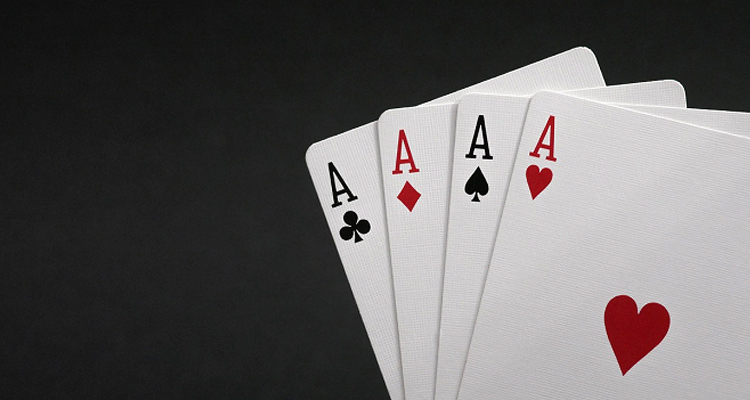
#> input picture Practica 1.3/119.jpg, 750 x 400 px
$ jupyter execute --allow-errors practica1-3.ipynb
#> lines starting #> are read from the running program, lines starting #| are printed output that depends on the picture; after the words box and inside, x2 and y2 are one past the last pixel; in counts of white or black regions, pixels touching at a corner belong together
[cell 1]
# importacion de las librerias
import numpy as np
import matplotlib.pyplot as plt
from PIL import Image
import cv2

# 1. Suavizar la imagen para eliminar el ruido

# para esto se aplica un filtro gausssiano de 5x5
foto = '119.jpg'
# se carga la imagen
imag = cv2.imread(foto,0)   # se lee la imagen en BGR
#> imag: shape (400, 750); min 0, max 255, mean 97.6
#imag = cv2.cvtColor(imag, cv2.COLOR_BGR2RGB)   # convierte la imagen a RGB
plt.imshow(imag,cmap="gray")   # muestra la imagen
filas, columnas = imag.shape
#> filas = 400; columnas = 750

matImg = np.array(imag)

gauss = np.array([[2, 4, 5, 4, 2],
                  [4, 9, 12, 9, 4],
                  [5, 12, 15, 12, 5],
                  [4, 9, 12, 9, 4],
                  [2, 4, 5, 4, 2]])


# se realiza el proceso de convolucion
def convolucion(matriz_imagen, kernel):
     convolucion = np.zeros((filas, columnas))

     for x in range(filas):
          for y in range(columnas):
               for x2 in range(len(kernel)):
                    for y2 in range(len(kernel[0])):
                         if(len(kernel[0]) == 5):
                              if(x>2 and x<filas-2 and y>2 and y<columnas-2):
                                   convolucion[x,y] += (kernel[x2,y2] * matriz_imagen[x-2+x2,y-2+y2])
                         if(len(kernel[0]) == 3):
                              if(x>1 and x<filas-1 and y>1 and y<columnas-1):
                                   convolucion[x,y] += (kernel[x2,y2] * matriz_imagen[x-1+x2,y-1+y2])
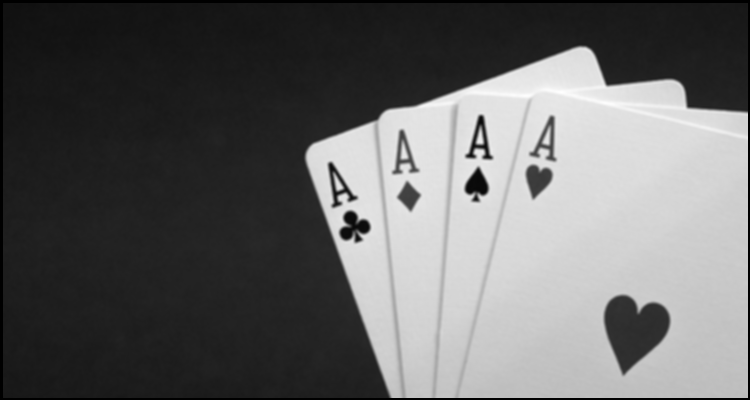
#> convolucion: shape (400, 750) float64; min 0, max 38647, mean 15328.8; drawn with min black and max white
     return convolucion

matGauss = convolucion(imag, gauss)
matGauss = cv2.normalize(matGauss, None, 0, 255, cv2.NORM_MINMAX)

# Crea una imagen RGB desde la matriz tridimensional
imgGauss= Image.fromarray(matGauss)
plt.imshow(imgGauss,cmap="gray")

# 2. Encontrar gradientes de la imagen para detectar los bordes
matGauss = np.float64(matGauss)

sobelX = np.array([[-1,0,1],
                   [-2,0,2],
                   [-1,0,1]])

matSobelX = convolucion(matGauss, sobelX)
#> after the loop in convolucion (call 2), `for x in range(filas):`:
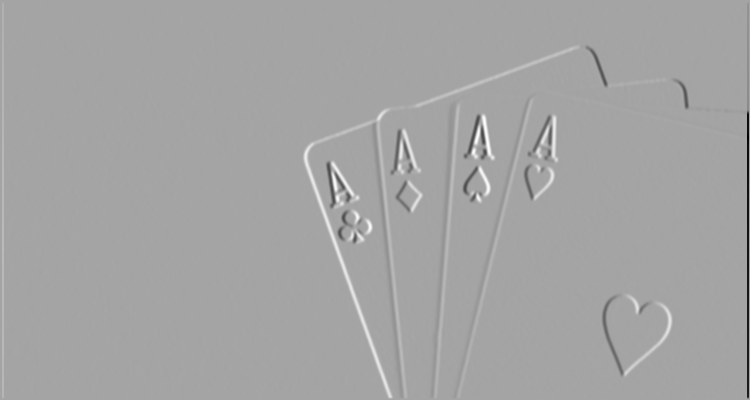
#> convolucion: shape (400, 750) float64; min -920.3, max 506.7, mean 0; drawn with min black and max white
#matSobelX = unionCanales(rojoSX,verdeSX,azulSX,1)
imgSobelX = Image.fromarray(matSobelX)
plt.imshow(imgSobelX)

sobelY = np.array([[1,2,1],
                   [0,0,0],
                   [-1,-2,-1]])
matSobelY = convolucion(matGauss, sobelY)
#> after the loop in convolucion (call 3), `for x in range(filas):`:
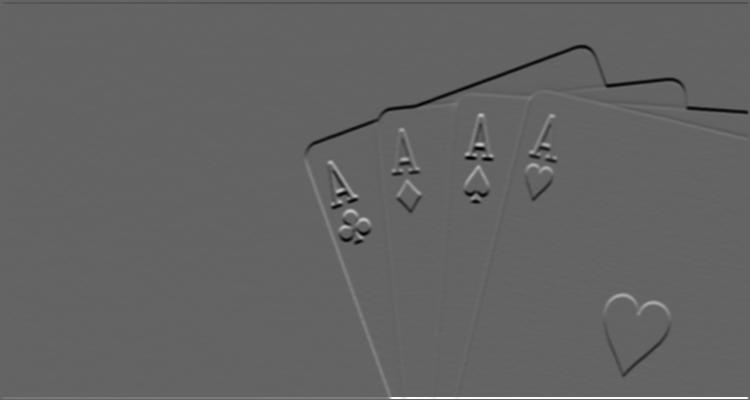
#> convolucion: shape (400, 750) float64; min -509.1, max 788.6, mean 0; drawn with min black and max white
#matSobelY = unionCanales(rojoSY,verdeSY,azulSY,1)
imgSobelY = Image.fromarray(matSobelY)
plt.imshow(imgSobelY)

def magnitudGradiente(derivadaX, derivadaY):
    gm = (derivadaX ** 2 + derivadaY ** 2) ** 0.5
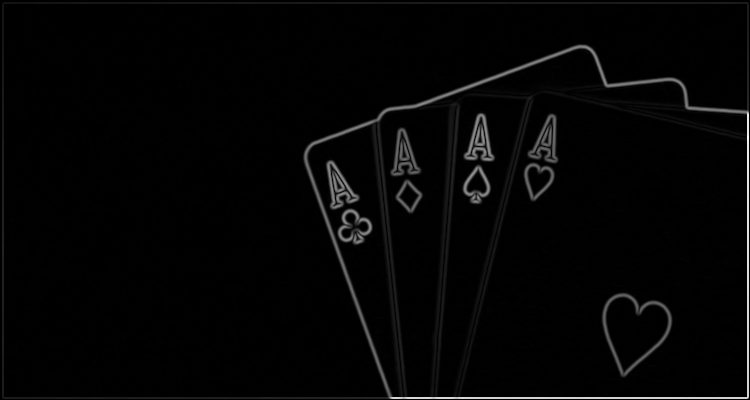
#> gm: shape (400, 750) float64; min 0, max 920.3, mean 19.2; drawn with min black and max white
    return gm

def direccionGradiente(derivadaX, derivadaY):
    gd = np.rad2deg(np.arctan2(derivadaY, derivadaX))
    return gd

matGm = magnitudGradiente(matSobelX,matSobelY)
matGd = magnitudGradiente(matSobelX,matSobelY)

imgGm = Image.fromarray(matGm)
plt.imshow(imgGm)

imgGd = Image.fromarray(matGd)
plt.imshow(imgGd)

# Paso 3. No supresion maxima

def NoSupresionMazima(Gm, Gd):
    Gd_bins = 45 * (np.round(Gd / 45))

    NSM = np.zeros((filas, columnas))

    for r in range(1, filas - 1):
        for c in range(1, columnas - 1):
            angulo = Gd_bins[r, c]

            vecino_a, vecino_b = 0., 0.

            if angulo == 0.:
                vecino_a, vecino_b = Gm[r, c - 1], Gm[r, c + 1]
            elif angulo == 45.:
                vecino_a, vecino_b = Gm[r - 1, c - 1], Gm[r + 1, c + 1]
            elif angulo == 90.:
                vecino_a, vecino_b = Gm[r - 1, c], Gm[r + 1, c]
            elif angulo == 135.:
                vecino_a, vecino_b = Gm[r - 1, c + 1], Gm[r + 1, c - 1]

            if Gm[r, c] >= vecino_a and Gm[r, c] >= vecino_b:
                NSM[r, c] = Gm[r, c]

    return NSM

matNSM = NoSupresionMazima(matGm,matGd)

imgNSM = Image.fromarray(matNSM)
plt.imshow(imgNSM)

# Paso 4. Umbralizacion con histeresis

def UmbralizacionHisteresis(HSM):

     # mbrales inferior y superior
     umbral_inferior = 25
     umbral_superior = 70

     # Crear una matriz de ceros del mismo tamaño que la imagen
     histeresis = np.zeros((filas,columnas))

     # Aplicar umbralización con histéresis
     for i in range(filas):
          for j in range(columnas):
               if HSM[i, j] > umbral_superior:
                    histeresis[i, j] = 255  # borde Fuerte
               elif HSM[i, j] > umbral_inferior:
                    for x in range(-1, 2):
                         for y in range(-1, 2):
                              if HSM[i + x, j + y] > umbral_superior:
                                   histeresis[i, j] = 255  # borde debil
                              break
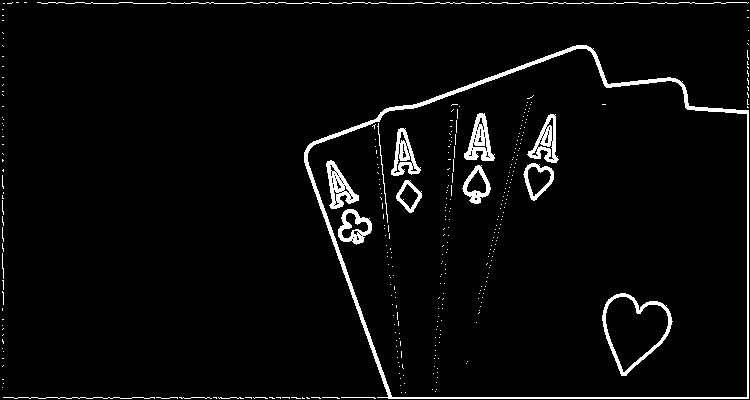
#> histeresis: shape (400, 750) float64; 3.8% white; 341 white regions (323 under 20 px), largest, box (x1, y1, x2, y2) and area: (304, 45, 749, 399) 4346, (602, 293, 673, 376) 861, (464, 113, 495, 161) 717

     return histeresis

# Visualizar los bordes detectados
matHisteresis = UmbralizacionHisteresis(matNSM)

imgHisteresis = Image.fromarray(matHisteresis)
plt.imshow(imgHisteresis)
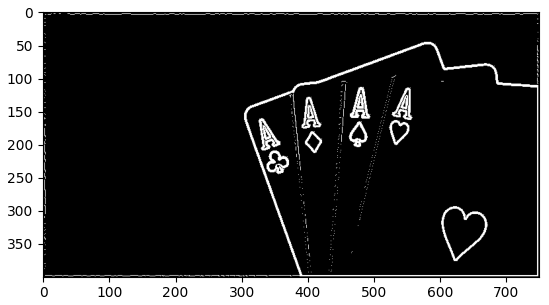
#> figure drawn by matplotlib, 1 panel
